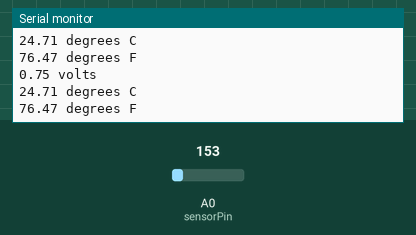
Simulated run of this sketch. Board: Arduino Mega 2560, built with avr-gcc and run on an emulated ATmega2560. On the bench: the last lines printed to the serial monitor. Inputs (shaded band) come from the test bench; at power-on: A0 (sensorPin) = 153.

Above: at 1.8 s.
1.9 s: A0 (sensorPin) set to 165
At 2.8 s:
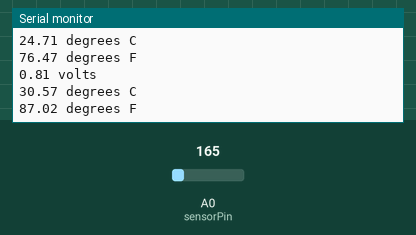
3.4 s: A0 (sensorPin) set to 175
At 4.8 s:
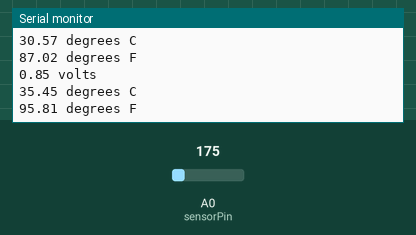
Timing chart, 0 to 6.4 s (numbered marks = the images above; inputs shaded):
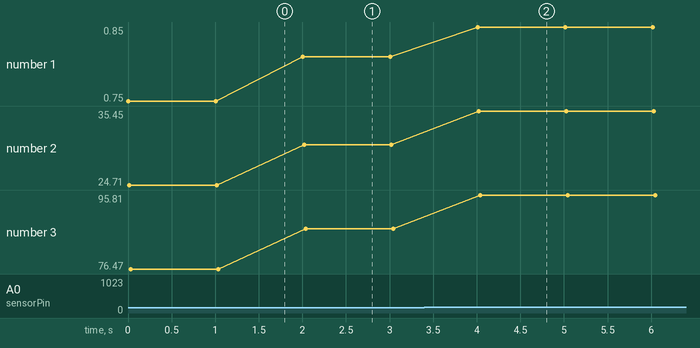

The sketch:

analog_write_temp.ino
```cpp
#include <SoftwareSerial.h>

//TMP36 Pin Variables
int sensorPin = 0; //the analog pin the TMP36's Vout (sense) pin is connected to
                   //the resolution is 10 mV / degree centigrade with a
                   //500 mV offset to allow for negative temperatures

/*
 * setup() - this function runs once when you turn your Arduino on
 * We initialize the serial connection with the computer
 */
void setup()
{
  Serial.begin(9600);  //Start the serial connection with the computer
                       //to view the result open the serial monitor
  Serial1.begin(9600);  //Start the serial connection with the computer
                       //Starts a serial connection towarddmes RX and TX(0,1)
}

void print_serial(float voltage, float temperatureC, float temperatureF)
{
  Serial.print(voltage); Serial.println(" volts");
  Serial1.print(voltage); Serial1.print(" volts");
  Serial.print(temperatureC); Serial.println(" degrees C");
  Serial1.print(temperatureC); Serial1.print(" degrees C");
  Serial.print(temperatureF); Serial.println(" degrees F");
  Serial1.print(temperatureF); Serial1.print(" degrees F");
}

void loop()                     // run over and over again
{
 //getting the voltage reading from the temperature sensor
 int reading = analogRead(sensorPin);

 // converting that reading to voltage, for 3.3v arduino use 3.3
 float voltage = reading * 5.0;
 voltage /= 1024.0;

 // now print out the temperature
 float temperatureC = (voltage - 0.5) * 100 ;  //converting from 10 mv per degree wit 500 mV offset
                                               //to degrees ((voltage - 500mV) times 100)

 // now convert to Fahrenheit
 float temperatureF = (temperatureC * 9.0 / 5.0) + 32.0;
 print_serial(voltage, temperatureC, temperatureF);

 delay(1000);                                     //waiting a second
}
```

Measured:
- after the input at 1.9 s, the serial monitor: prints a new line after 0.11 s (image 1)
- after the input at 3.4 s, the serial monitor: prints a new line after 0.61 s (image 2)
- plotted number 1: 0.75 → 0.81 after the input at 1.9 s, 0.81 → 0.85 after the input at 3.4 s
- plotted number 2: 24.71 → 30.57 after the input at 1.9 s, 30.57 → 35.45 after the input at 3.4 s
- plotted number 3: 76.47 → 87.02 after the input at 1.9 s, 87.02 → 95.81 after the input at 3.4 s
